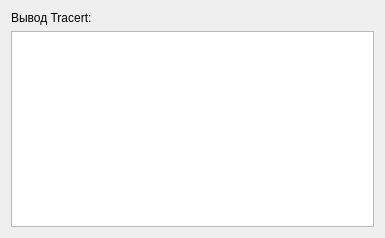
<?xml version="1.0" encoding="UTF-8"?>
<ui version="4.0">
 <class>Form</class>
 <widget class="QWidget" name="Form">
  <property name="geometry">
   <rect>
    <x>0</x>
    <y>0</y>
    <width>385</width>
    <height>238</height>
   </rect>
  </property>
  <property name="windowTitle">
   <string>Tracert</string>
  </property>
  <layout class="QVBoxLayout" name="verticalLayout">
   <item>
    <widget class="QLabel" name="label">
     <property name="text">
      <string>Вывод Tracert:</string>
     </property>
    </widget>
   </item>
   <item>
    <widget class="QPlainTextEdit" name="plainTextEdit"/>
   </item>
  </layout>
 </widget>
 <resources/>
 <connections/>
</ui>
